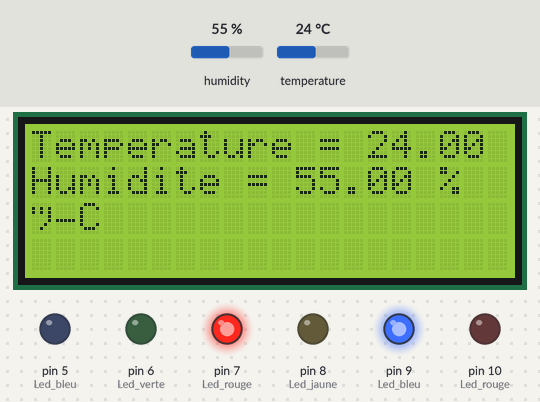
A sketch run on a simulated Arduino Uno, built with avr-gcc and run on an emulated ATmega328P. Parts: 20×4 character LCD, output pins drawn as LEDs (lit = HIGH). The test bench sets the inputs (shaded band); at power-on: humidity 55 %, temperature 24 °C.

Above: at 1.2 s.
1.3 s: humidity set to 31 %
At 2.8 s:
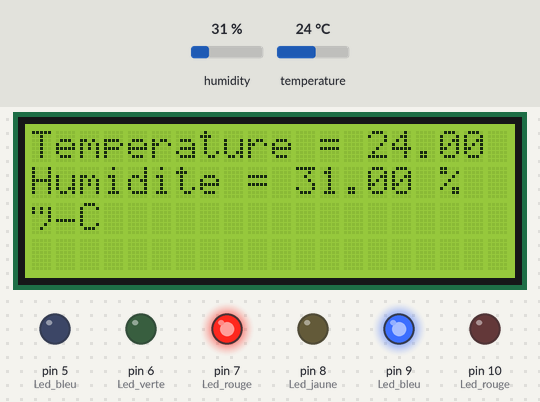
4.0 s: humidity set to 28 %
At 5.1 s:
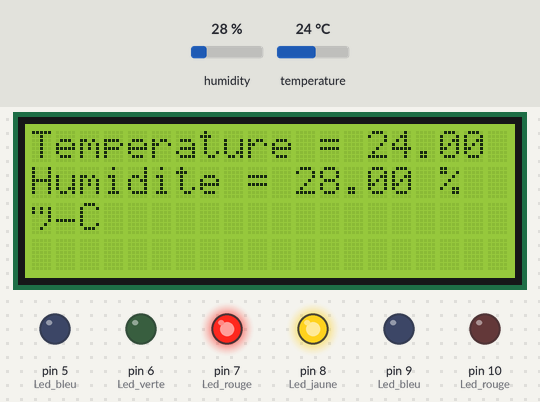
6.7 s: temperature set to 21 °C
At 9.4 s:
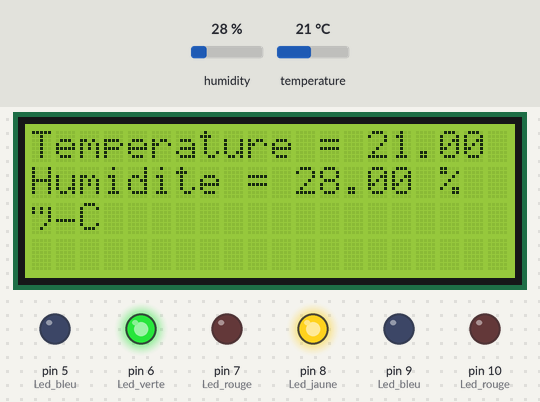
9.7 s: temperature set to 19 °C
At 10.7 s:
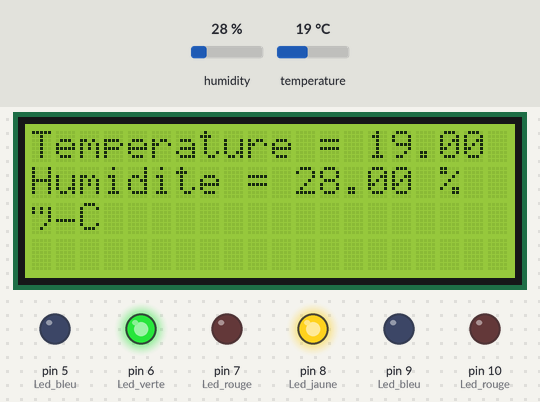
12.4 s: temperature set to 16 °C
At 15.1 s:
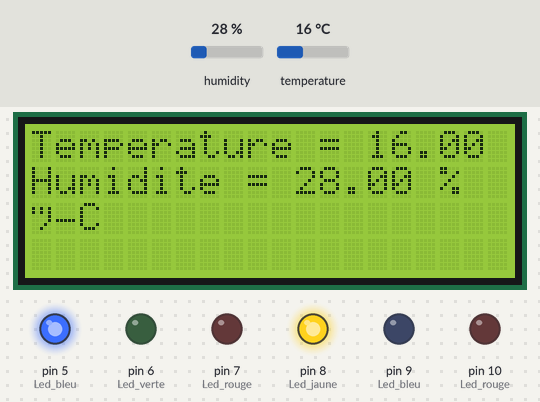
15.8 s: humidity set to 40 %
At 17.1 s:
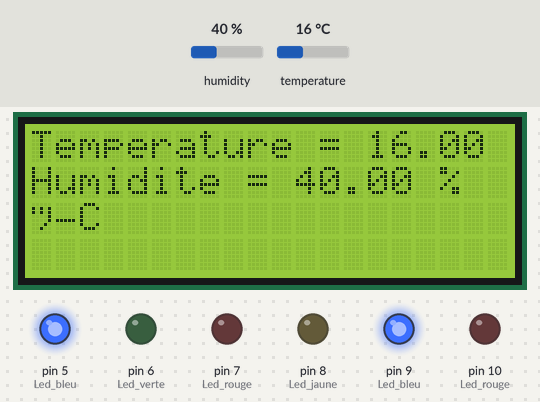
Timing chart, 0 to 18.8 s (numbered marks = the images above; inputs shaded):
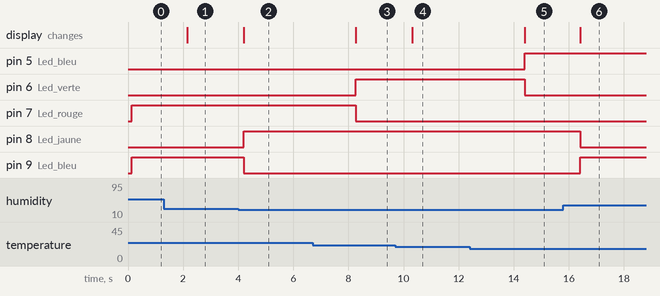

Measured:
- the behaviour switches between 30 and 29 % on humidity (found by bisection; images 1 and 2)
- the behaviour switches between 23 and 22 °C on temperature (found by bisection; images 2 and 3)
- the behaviour switches between 18 and 17 °C on temperature (found by bisection; images 4 and 5)
- after the input at 1.3 s, the display: changes after 0.84 s (image 1)
- after the input at 4.0 s, pin 8 (Led_jaune): LOW → HIGH after 0.20 s; pin 9 (Led_bleu): HIGH → LOW after 0.20 s; the display: changes after 0.20 s (image 2)
- after the input at 6.7 s, pin 6 (Led_verte): LOW → HIGH after 1.6 s; pin 7 (Led_rouge): HIGH → LOW after 1.6 s; the display: changes after 1.6 s (image 3)
- after the input at 9.7 s, the display: changes after 0.62 s (image 4)
- after the input at 12.4 s, pin 5 (Led_bleu): LOW → HIGH after 2.0 s; pin 6 (Led_verte): HIGH → LOW after 2.0 s; the display: changes after 2.0 s (image 5)
- after the input at 15.8 s, pin 8 (Led_jaune): HIGH → LOW after 0.61 s; pin 9 (Led_bleu): LOW → HIGH after 0.61 s; the display: changes after 0.61 s (image 6)

The sketch:

etape3.ino
```cpp
#include <LiquidCrystal_I2C.h>
#include  <Wire.h>
#include "DHT.h"
#define DHTPIN 2
#define DHTTYPE DHT11
DHT dht(DHTPIN, DHTTYPE);
LiquidCrystal_I2C lcd(0x27,  20, 4);

void setup() {
  // Initialise la capteur DHT11
  Serial.begin(9600);
  dht.begin();
    // Initialize LCD screen
  lcd.init();
  // Turn on the backlight
  lcd.backlight();
   // leds temperature
  pinMode(5, OUTPUT); //Led bleu
  pinMode(6, OUTPUT); //Led verte
  pinMode(7, OUTPUT); //Led rouge

  // leds humidité
  pinMode(8, OUTPUT); //Led jaune
  pinMode(9, OUTPUT); //Led bleu
  pinMode(10, OUTPUT); //Led rouge

}


void loop() {

  float temp = dht.readTemperature();
  float hum = dht.readHumidity();

  lcd.setCursor(0,0);
  lcd.println("Temperature = " + String(dht.readTemperature())+" °C");


  lcd.setCursor(0,1);
  lcd.print("Humidite = " + String(dht.readHumidity())+" %");


  if (temp < 18) {
  digitalWrite(5, HIGH);
  digitalWrite(6, LOW);
  digitalWrite(7, LOW);
  }

  if (temp >= 18 && temp <= 22) {
  digitalWrite(6, HIGH);
  digitalWrite(5, LOW);
  digitalWrite(7, LOW);
  }

  if (temp > 22) {
  digitalWrite(7, HIGH);
  digitalWrite(6, LOW);
  digitalWrite(5, LOW);
  }

  if (hum < 30) {
  digitalWrite(8, HIGH);
  digitalWrite(9, LOW);
  digitalWrite(10, LOW);
  }

  if (hum >= 30 && hum <= 60) {
  digitalWrite(9, HIGH);
  digitalWrite(8, LOW);
  digitalWrite(10, LOW);
  }

  if (hum > 60) {
  digitalWrite(10, HIGH);
  digitalWrite(8, LOW);
  digitalWrite(9, LOW);
  }

}
```
